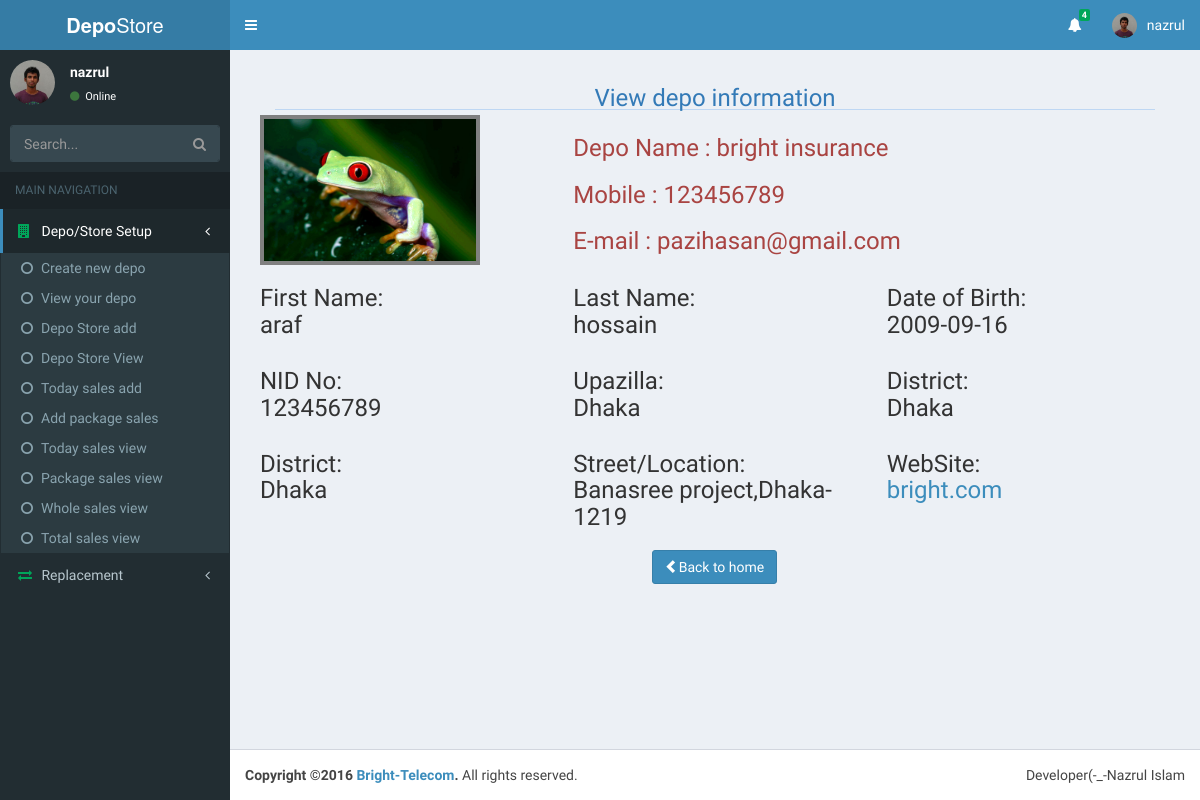
Screenshot of /index.php?page=depoInformationView&folder=depoinfo&viewDepoId=13 (signed in) with the database file from the repository.
### tables this page shows
CREATE TABLE `user` (
  `id` int(11) NOT NULL,
  `userName` varchar(20) NOT NULL,
  `password` varchar(42) NOT NULL,
  `userType` varchar(20) NOT NULL,
  `last_login` timestamp NOT NULL DEFAULT CURRENT_TIMESTAMP,
  `status` varchar(8) NOT NULL
);

CREATE TABLE `depo` (
  `id` int(11) NOT NULL,
  `user_id` int(11) NOT NULL,
  `depo_name` varchar(80) NOT NULL,
  `first_name` varchar(15) NOT NULL,
  `last_name` varchar(15) NOT NULL,
  `birthDate` date NOT NULL,
  `nid` int(19) NOT NULL,
  `phone` int(11) NOT NULL,
  `email` varchar(35) NOT NULL,
  `website` varchar(35) NOT NULL,
  `upazilla` varchar(20) NOT NULL,
  `district` varchar(20) NOT NULL,
  `division` varchar(20) NOT NULL,
  `street` varchar(40) NOT NULL,
  `uploader` varchar(20) NOT NULL,
  `create_date` timestamp NOT NULL DEFAULT CURRENT_TIMESTAMP,
  `profile_update` timestamp NOT NULL DEFAULT CURRENT_TIMESTAMP ON UPDATE CURRENT_TIMESTAMP,
  `picture` varchar(47) NOT NULL
);

### depoinfo/depoInformationView.php (the view, shortened to what this page needs)
<?php
require('database.php');
$depoDelId=$_GET['viewDepoId'];
$viewDepoinfo=$db->prepare("SELECT * FROM depo WHERE id=?");
$viewDepoinfo->bindParam(1,$depoDelId);
$viewDepoinfo->execute();
$viewDepoInfoRow=$viewDepoinfo->fetch(PDO::FETCH_OBJ);
?>
<div class="container-fluid">
	<div class="row">
		<div class="col-xs-12">
			<div class="col-xs-12">
				<h3 class="text text-center text-primary">View depo information</h3>
				<hr>
			</div>
		</div>
	</div>
	<div class="row">
		<div class="col-sm-4">
			<img src="<?php echo 'depoPhoto/'.$viewDepoInfoRow->picture;?>" height="150px" width="220px" alt="profile picture" style="border:4px solid grey">
		</div>
		<div class="col-sm-8">
			<h3 class="text text-danger">Depo Name : <?php echo $viewDepoInfoRow->depo_name;?></h3>
			<h3 class="text text-danger">Mobile : <?php echo $viewDepoInfoRow->phone;?></h3>
			<h3 class="text text-danger">E-mail : <?php echo $viewDepoInfoRow->email;?></h3>
		</div>
	</div>
	<div class="row">
		<div class="col-sm-4">
			<h3>First Name:<p><?php echo $viewDepoInfoRow->first_name;?></p></h3>
		</div>
		<div class="col-sm-4">
			<h3>Last Name:<p><?php echo $viewDepoInfoRow->last_name;?></p></h3>
		</div>
		<div class="col-sm-4">
			<h3>Date of Birth:<p><?php echo $viewDepoInfoRow->birthDate;?></p></h3>
		</div>
	</div>
	<div class="row">
		<div class="col-sm-4">
			<h3>NID No:<p><?php echo $viewDepoInfoRow->nid;?></p></h3>
		</div>
		<div class="col-sm-4">
			<h3>Upazilla:<p><?php echo $viewDepoInfoRow->upazilla;?></p></h3>
		</div>
		<div class="col-sm-4">
			<h3>District:<p><?php echo $viewDepoInfoRow->district;?></p></h3>
		</div>
	</div>
	<div class="row">
		<div class="col-sm-4">
			<h3>District:<p><?php echo $viewDepoInfoRow->district;?></p></h3>
		</div>
		<div class="col-sm-4">
			<h3>Street/Location:<p><?php echo $viewDepoInfoRow->street;?></p></h3>
		</div>
		<div class="col-sm-4">
			<h3>WebSite:<p><a href=""><?php echo $viewDepoInfoRow->website;?></a></p></h3>
		</div>
	</div>
	<div class="row">
		<div class="col-lg-4 col-lg-offset-5" style="margin-top:10px">
			<a href="index.php?page=depoView&folder=depoinfo" class="btn btn-primary"><span class='glyphicon glyphicon-chevron-left'></span>Back to home</a>
		</div>
	</div>
</div>

### include/header.php (shortened to what this page needs)
<?php
require('database.php');
$userId=$_SESSION['userId'];
$userNameSelect=$db->prepare("SELECT * FROM `user` WHERE id=?");
$userNameSelect->bindParam(1,$userId);
$userNameSelect->execute();
$userNameRow=$userNameSelect->fetch(PDO::FETCH_ASSOC);
?>
<!DOCTYPE html>
<html>
	<head>
	  <link rel="stylesheet" href="bootstrap/css/bootstrap.min.css">
	  <link rel="stylesheet" href="https://cdnjs.cloudflare.com/ajax/libs/font-awesome/4.5.0/css/font-awesome.min.css">
	  <link rel="stylesheet" href="../datepicker/css/datepicker.css">
	  <link rel="stylesheet" href="dist/css/AdminLTE.min.css">
	       <link href="http://ajax.googleapis.com/ajax/libs/jqueryui/1.8/themes/base/jquery-ui.css" rel="stylesheet" type="text/css"/>
	  <link rel="stylesheet" href="dist/css/skins/_all-skins.min.css">
	  <link rel="stylesheet" href="datepicker/css/datepicker.css">
	  <link rel="stylesheet" href="plugins/bootstrap-wysihtml5/bootstrap3-wysihtml5.min.css">
	</head>
	<body class="hold-transition skin-blue sidebar-mini">
		<div class="wrapper">
		  <header class="main-header">
		    <a href="index.php" class="logo">
		      <span class="logo-lg"><b>Depo</b>Store</span>
		    </a>
		    <nav class="navbar navbar-static-top">
		      <a href="#" class="sidebar-toggle" data-toggle="offcanvas" role="button">
		      </a>
		      <div class="navbar-custom-menu">
		        <ul class="nav navbar-nav">
		          <li class="dropdown messages-menu">
		            <a href="#" class="dropdown-toggle" data-toggle="dropdown">
		              <i class="fa fa-bell" aria-hidden="true"></i>
		              <span class="label label-success">4</span>
		            </a>
		          </li>
		          <li class="dropdown user user-menu">
		            <a href="#" class="dropdown-toggle" data-toggle="dropdown">
		              <img src="dist/img/user2-160x160.jpg" class="user-image" alt="User Image">
		              <span class="hidden-xs"><?php echo $userNameRow['userName'];?></span>
		            </a>
		          </li>
		        </ul>
		      </div>
		    </nav>
		  </header>

### include/sideBar.php (shortened to what this page needs)
<aside class="main-sidebar">
    <section class="sidebar">
      <div class="user-panel">
        <div class="pull-left image">
          <img src="dist/img/user2-160x160.jpg" class="img-circle" alt="User Image">
        </div>
        <div class="pull-left info">
          <p><?php echo $userNameRow['userName'];?></p>
          <a href="#"><i class="fa fa-circle text-success"></i> Online</a>
        </div>
      </div>
      <form action="#" method="get" class="sidebar-form">
        <div class="input-group">
          <input type="text" name="q" class="form-control" placeholder="Search...">
              <span class="input-group-btn">
                <button type="submit" name="search" id="search-btn" class="btn btn-flat"><i class="fa fa-search"></i>
                </button>
              </span>
        </div>
      </form>
      <ul class="sidebar-menu">
        <li class="header">MAIN NAVIGATION</li>
        <li class="<?php echo(isset($_GET['folder']) && $_GET['folder']=='depoinfo')?'active':null;?> treeview">
          <a href="#">
            <i class="fa fa-building text-green"></i> <span>Depo/Store Setup</span>
            <span class="pull-right-container">
              <i class="fa fa-angle-left pull-right"></i>
            </span>
          </a>
          <ul class="treeview-menu">
            <li class="<?php echo (isset($_GET['page']) && $_GET['page']=='depoInfoSetup')? 'active':null;?>"><a href="index.php?page=depoInfoSetup&folder=depoinfo"><i class="fa fa-circle-o"></i>Create new depo</a></li>
            <li class="<?php echo (isset($_GET['page']) && $_GET['page']=='depoView')? 'active':null;?>"><a href="index.php?page=depoView&folder=depoinfo"><i class="fa fa-circle-o"></i>View your depo</a></li>
            <li class="<?php echo (isset($_GET['page']) && $_GET['page']=='depoStoreSetup')? 'active':null;?>"><a href="index.php?page=depoStoreSetup&folder=depoinfo"><i class="fa fa-circle-o"></i>Depo Store add</a></li>
            <li class="<?php echo (isset($_GET['page']) && $_GET['page']=='depoStoreView')? 'active':null;?>"><a href="index.php?page=depoStoreView&folder=depoinfo"><i class="fa fa-circle-o"></i>Depo Store View</a></li>
            <li class="<?php echo (isset($_GET['page']) && $_GET['page']=='depoTodaySales')? 'active':null;?>"><a href="index.php?page=depoTodaySales&folder=depoinfo"><i class="fa fa-circle-o"></i>Today sales add</a></li>
            <li class="<?php echo (isset($_GET['page']) && $_GET['page']=='packageSetup')? 'active':null;?>"><a href="index.php?page=packageSetup&folder=depoinfo"><i class="fa fa-circle-o"></i>Add package sales</a></li>
            <li class="<?php echo (isset($_GET['page']) && $_GET['page']=='viewTodaySales')? 'active':null;?>"><a href="index.php?page=viewTodaySales&folder=depoinfo"><i class="fa fa-circle-o"></i>Today sales view</a></li>
            <li class="<?php echo (isset($_GET['page']) && $_GET['page']=='viewTodayPackageSales')? 'active':null;?>"><a href="index.php?page=viewTodayPackageSales&folder=depoinfo"><i class="fa fa-circle-o"></i>Package sales view</a></li>
            <li class="<?php echo (isset($_GET['page']) && $_GET['page']=='viewTodayWholeSales')? 'active':null;?>"><a href="index.php?page=viewTodayWholeSales&folder=depoinfo"><i class="fa fa-circle-o"></i>Whole sales view</a></li>
            <li class="<?php echo (isset($_GET['page']) && $_GET['page']=='viewDepoTotalSales')? 'active':null;?>"><a href="index.php?page=viewDepoTotalSales&folder=depoinfo"><i class="fa fa-circle-o"></i>Total sales view</a></li>
          </ul>
        </li>
        <li class="<?php echo(isset($_GET['folder']) && $_GET['folder']=='replace')?'active':null;?> treeview">
        	<a href="#">
            <i class="fa fa-exchange text-green"></i> <span>Replacement</span>
            <span class="pull-right-container">
              <i class="fa fa-angle-left pull-right"></i>
            </span>
          </a>
        </li>
      </ul>
    </section>
  </aside>

### rows the page displays
user: userName "nazrul"
depo: picture (picture), depo_name "bright insurance", phone "123456789", email "pazihasan@gmail.com", first_name "araf", last_name "hossain", birthDate "2009-09-16", nid "123456789", upazilla "Dhaka", district "Dhaka", street "Banasree project,Dhaka-1219", website "bright.com"
